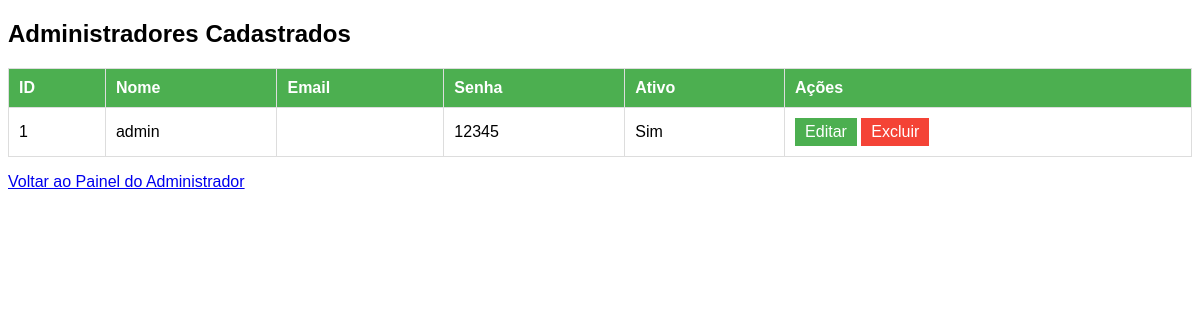
/login/listar_administrador.php (signed in), run on an earlier commit of the app's database.
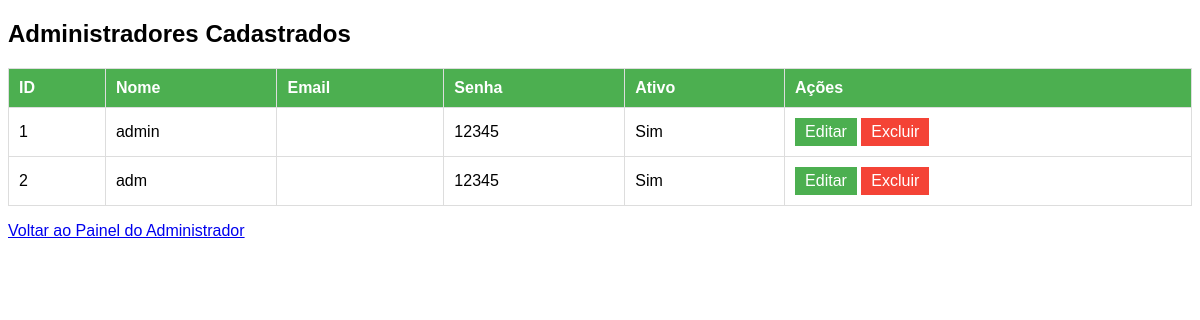
And on a later commit of the database.
### tables this page shows
CREATE TABLE `ADMINISTRADOR` (`ADM_ID` INTEGER not null, `ADM_NOME` VARCHAR(255) not null, `ADM_SENHA` VARCHAR(255) not null, `ADM_ATIVO` INTEGER not null default 0, primary key (`ADM_ID`));

### login/listar_administrador.php (the view, shortened to what this page needs)
<?php
require_once('conexao_db.php');
$administradores = [];
try {
    $stmt = $pdo->prepare("SELECT * FROM ADMINISTRADOR");
    $stmt->execute();
    $administradores = $stmt->fetchAll(PDO::FETCH_ASSOC);
} catch (PDOException $e) {
    echo "<p style='color:red;'>Erro ao listar administradores: " . $e->getMessage() . "</p>";
}
?>
<!DOCTYPE html>
<html lang="pt">
<head>
</head>
<body>
<h2>Administradores Cadastrados</h2>
<table>
    <tr>
        <th>ID</th>
        <th>Nome</th>
        <th>Email</th>
        <th>Senha</th>
        <th>Ativo</th>
        <th>Ações</th>
    </tr>
    <?php foreach($administradores as $adm): ?>
    <tr>
        <td><?php echo $adm['ADM_ID']; ?></td>
        <td><?php echo $adm['ADM_NOME']; ?></td>
        <td><?php echo $adm['ADM_EMAIL']; ?></td>
        <td><?php echo $adm['ADM_SENHA']; ?></td>
        <td><?php echo ($adm['ADM_ATIVO'] == 1 ? 'Sim' : 'Não'); ?></td>
        <td>
            <a href="editar_administrador.php?id=<?php echo $adm['ADM_ID']; ?>" class="action-btn">Editar</a>
            <a href="excluir_administrador.php?id=<?php echo $adm['ADM_ID']; ?>" class="action-btn delete-btn" onclick="return confirmDeletion();">Excluir</a>
        </td>
</tr>
    <?php endforeach; ?>
</table>
    <a href="painel_admin.php">Voltar ao Painel do Administrador</a>
</body>
</html>

### login/listar_administrador.php (style rules this page uses)
body { font-family: 'Arial', sans-serif; }
table { width: 100%; border-collapse: collapse; margin-top: 20px; }
th, td { padding: 10px; border: 1px solid #ddd; text-align: left; }
th { background-color: #4CAF50; color: white; }
.action-btn { background-color: #4CAF50; color: white; padding: 5px 10px; border: none; text-decoration: none; display: inline-block; }
.delete-btn { background-color: #f44336; }

What changed in the data, as far as the page shows it:
added administrador: ADM_ID "2", ADM_NOME "adm", ADM_SENHA "12345", ADM_ATIVO "Sim"
